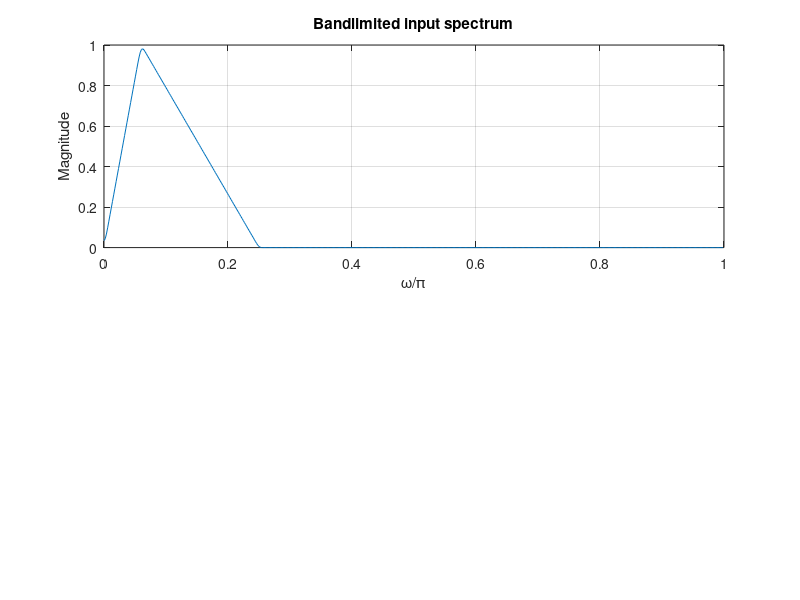

The MATLAB script that drew this image: (Note: this script raises an error after producing the figure.)
% Ex_VIII_1.m
% Example VIII 1)
% Interpolator /Decimator sequence with subsequent filter
clf;
% Set asymmetric bandlimited spectrum (0..0.25)
freq = [0 0.06 0.06+eps 0.25 1]; mag = [0 1 1 0 0]; 
x = fir2(511, freq, mag); % and use fir2 to create a bandlimited input sequence
% Evaluate and plot the input spectrum
[X, w] = freqz(x, 1, 512);
subplot(2,1,1);
%stem([0:length(x)-1],x);
plot(w/pi, abs(X)); axis([0 1 0 1]); grid
xlabel('\omega/\pi'); ylabel('Magnitude');
title('Bandlimited input spectrum');
v1=down_sample(x,4);
[V1, w] = freqz(v1, 1, 512);
subplot(2,1,2);
%stem([0:length(v1)-1],v1);
plot(w/pi, abs(V1)); axis([0 1 0 1]); grid
xlabel('\omega/\pi'); ylabel('Magnitude');
title('Spectrum after Downsampling by 4');
